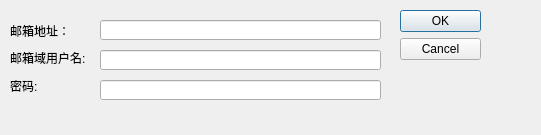
<?xml version="1.0" encoding="UTF-8"?>
<ui version="4.0">
 <class>Dialog</class>
 <widget class="QDialog" name="Dialog">
  <property name="geometry">
   <rect>
    <x>0</x>
    <y>0</y>
    <width>541</width>
    <height>135</height>
   </rect>
  </property>
  <property name="windowTitle">
   <string>Dialog</string>
  </property>
  <widget class="QDialogButtonBox" name="buttonBox">
   <property name="geometry">
    <rect>
     <x>400</x>
     <y>10</y>
     <width>81</width>
     <height>241</height>
    </rect>
   </property>
   <property name="orientation">
    <enum>Qt::Vertical</enum>
   </property>
   <property name="standardButtons">
    <set>QDialogButtonBox::Cancel|QDialogButtonBox::Ok</set>
   </property>
  </widget>
  <widget class="QLabel" name="label">
   <property name="geometry">
    <rect>
     <x>10</x>
     <y>20</y>
     <width>61</width>
     <height>21</height>
    </rect>
   </property>
   <property name="text">
    <string>邮箱地址：</string>
   </property>
  </widget>
  <widget class="QLabel" name="label_2">
   <property name="geometry">
    <rect>
     <x>10</x>
     <y>50</y>
     <width>81</width>
     <height>16</height>
    </rect>
   </property>
   <property name="text">
    <string>邮箱域用户名:</string>
   </property>
  </widget>
  <widget class="QLabel" name="label_3">
   <property name="geometry">
    <rect>
     <x>10</x>
     <y>80</y>
     <width>54</width>
     <height>12</height>
    </rect>
   </property>
   <property name="text">
    <string>密码:</string>
   </property>
  </widget>
  <widget class="QLineEdit" name="lineEdit">
   <property name="geometry">
    <rect>
     <x>100</x>
     <y>80</y>
     <width>281</width>
     <height>20</height>
    </rect>
   </property>
   <property name="inputMethodHints">
    <set>Qt::ImhSensitiveData</set>
   </property>
  </widget>
  <widget class="QLineEdit" name="lineEdit_2">
   <property name="geometry">
    <rect>
     <x>100</x>
     <y>50</y>
     <width>281</width>
     <height>20</height>
    </rect>
   </property>
  </widget>
  <widget class="QLineEdit" name="lineEdit_3">
   <property name="geometry">
    <rect>
     <x>100</x>
     <y>20</y>
     <width>281</width>
     <height>20</height>
    </rect>
   </property>
  </widget>
 </widget>
 <resources/>
 <connections>
  <connection>
   <sender>buttonBox</sender>
   <signal>accepted()</signal>
   <receiver>Dialog</receiver>
   <slot>accept()</slot>
   <hints>
    <hint type="sourcelabel">
     <x>248</x>
     <y>254</y>
    </hint>
    <hint type="destinationlabel">
     <x>157</x>
     <y>274</y>
    </hint>
   </hints>
  </connection>
  <connection>
   <sender>buttonBox</sender>
   <signal>rejected()</signal>
   <receiver>Dialog</receiver>
   <slot>reject()</slot>
   <hints>
    <hint type="sourcelabel">
     <x>316</x>
     <y>260</y>
    </hint>
    <hint type="destinationlabel">
     <x>286</x>
     <y>274</y>
    </hint>
   </hints>
  </connection>
 </connections>
</ui>
